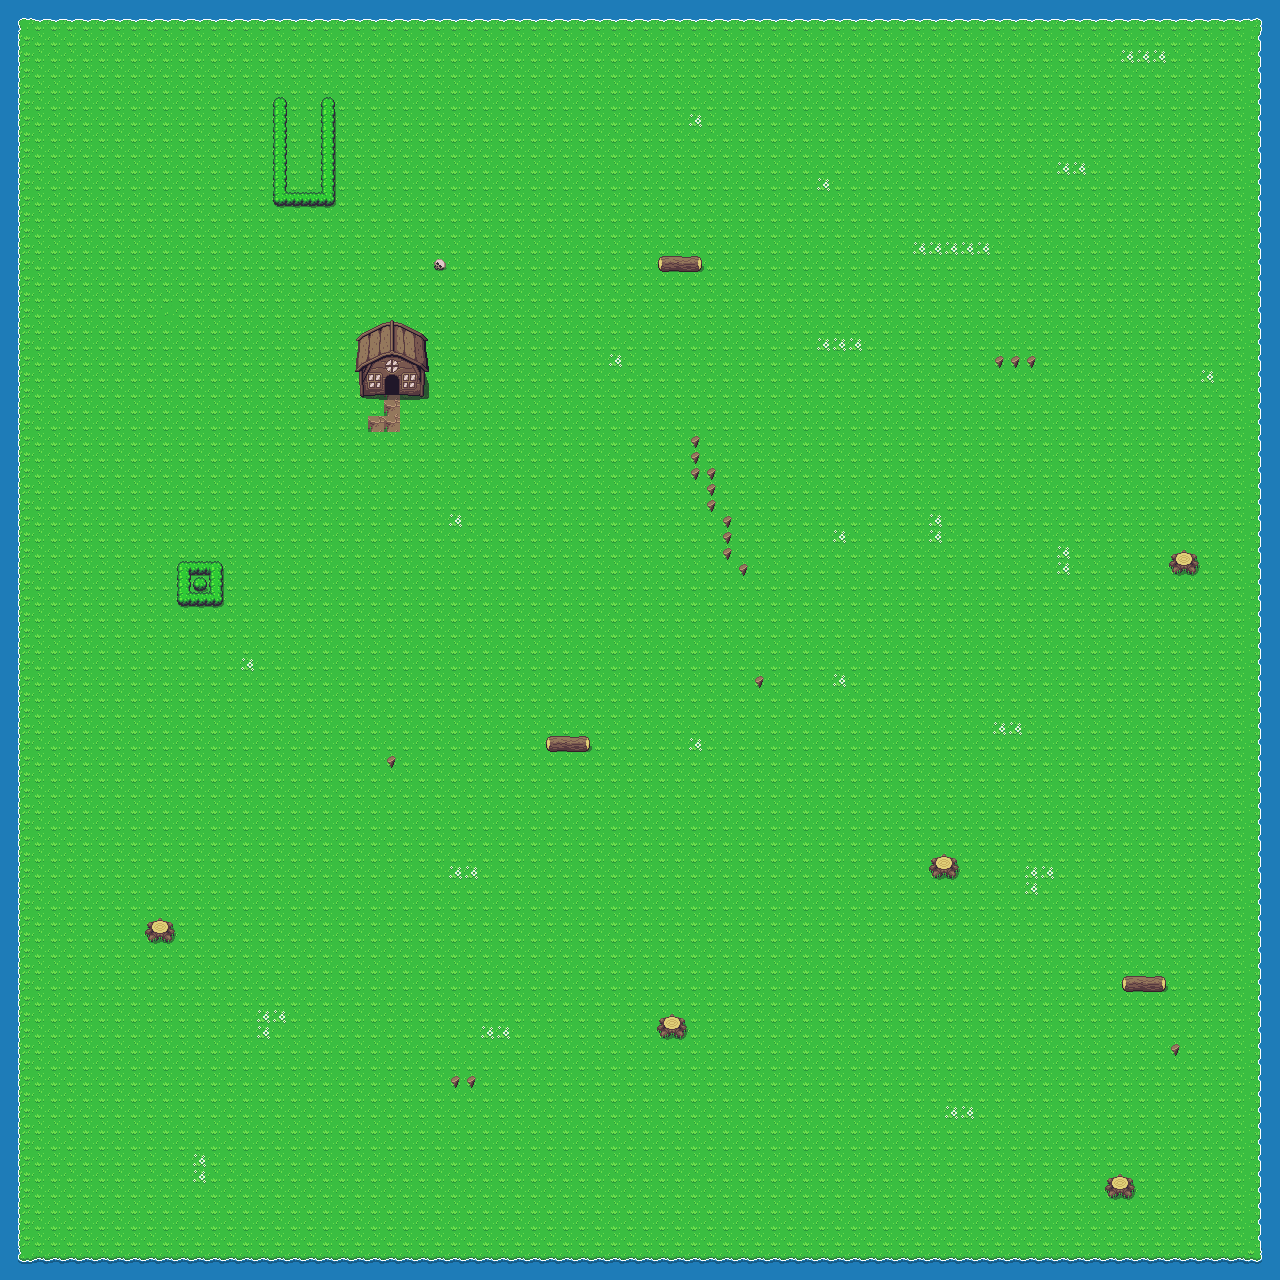

The image is a tile-based game level rendered from a .tmx file. Its description and source (layers, tilesets, objects; grid data summarised) follow:
An orthogonal 80x80 tile map with 16x16 px tiles, 5 tile layers (Background, Road, Water, Collision, ...) and 1 object (Marker).

<map version="1.9" tiledversion="1.9.2" orientation="orthogonal" renderorder="right-down" width="80" height="80" tilewidth="16" tileheight="16" infinite="0" nextlayerid="7" nextobjectid="2">
 <tileset firstgid="1" name="Oberwelt" tilewidth="16" tileheight="16" tilecount="1440" columns="40">
  <image source="overworld.png" trans="000000" width="640" height="576" />
 </tileset>
 <layer id="1" name="Background" width="80" height="80">
  <data>[6400 cells, 6400 non-empty, 10 distinct tile ids]</data>
 </layer>
 <layer id="2" name="Road" width="80" height="80">
  <data>[6400 cells, 46 non-empty, 2 distinct tile ids]</data>
 </layer>
 <layer id="3" name="Water" width="80" height="80">
  <data>[6400 cells, 25 non-empty, 25 distinct tile ids]</data>
 </layer>
 <objectgroup id="5" name="Objects">
  <object id="1" name="testDialog" class="Marker" x="433" y="256.5" width="16" height="16">
   <properties>
    <property name="script" value="test.lua" />
   </properties>
  </object>
 </objectgroup>
 <layer id="4" name="Collision" width="80" height="80">
  <data>[6400 cells, 409 non-empty, 40 distinct tile ids]</data>
 </layer>
 <layer id="6" name="Sky" width="80" height="80">
  <data>[6400 cells, 0 non-empty, 0 distinct tile ids]</data>
 </layer>
</map>
